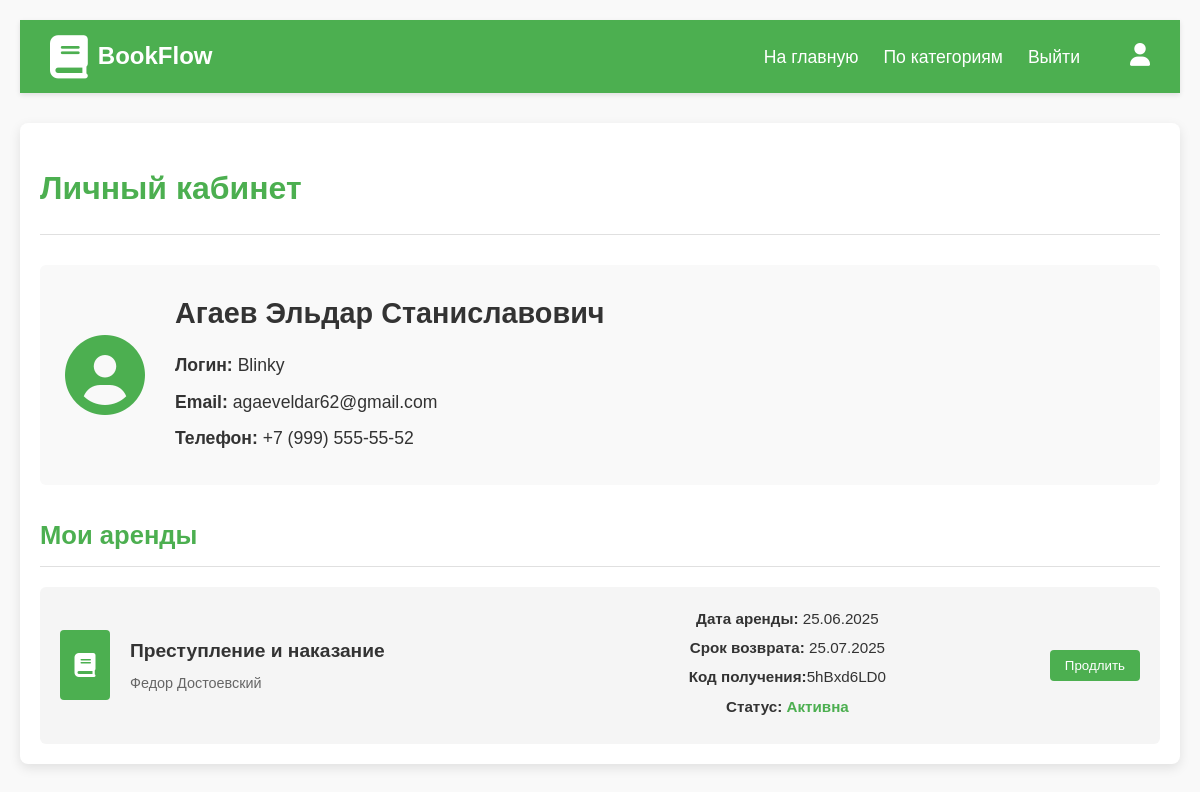
The page /profile/ (signed in) on the database its author committed.
### library/models.py (models this page shows, shortened)
class User(AbstractUser):
    middle_name = models.CharField(max_length=255, null=True)
    email = models.CharField(
        max_length=254,
        unique=True,
        validators=[EmailValidator()]
    )
    phone = models.CharField(
        max_length=20,
        unique=True,
    )

class Reservation(models.Model):
    STATUS_CHOICES = [
        ('active', 'Активна'),
        ('completed', 'Завершена'),
        ('cancelled', 'Отменена'),
    ]
    user = models.ForeignKey(User, on_delete=models.CASCADE)
    book = models.ForeignKey(Book, on_delete=models.CASCADE)
    reservation_date = models.DateTimeField(auto_now_add=True)
    expiration_date = models.DateTimeField(null=True)
    status = models.CharField(
        max_length=10,
        choices=STATUS_CHOICES,
        default='active',
    )
    reservation_code = models.CharField(max_length=20, unique=True, null=True)

class Book(models.Model):
    title = models.CharField(max_length=255)
    author = models.CharField(max_length=255)
    publication_year = models.IntegerField()
    publisher = models.CharField(max_length=255)
    available_copies = models.IntegerField()
    total_copies = models.IntegerField()
    cover = models.ImageField(upload_to="photos/%Y/%m/%d")
    describe = models.TextField(blank=True)
    class Meta:
        verbose_name = "Книги"
        ordering = ["-id"]

### library/views.py (the view)
# urls.py: path('profile/', user_pesonal, name="profile"),
def user_pesonal(request):
    local_user = request.user
    user_reservations = Reservation.objects.filter(user=local_user.pk)
    context = {
        "user": local_user,
        "rentals": user_reservations
    }
    return render(request, "library/user_profile.html", context)

### library/templates/library/user_profile.html
{% extends "library/base.html" %}
{% load static %}
{% block style %}
    <link type="text/css" href="{% static 'library/css/profile.css' %}" rel="stylesheet">
{% endblock %}
{% block content %}
<div class="profile-container">
    <div class="profile-header">
        <h1 class="profile-title">Личный кабинет</h1>
    </div>
    <div class="profile-info">
        <div class="user-card">
            <div class="user-avatar">
                <i class="fas fa-user-circle"></i>
            </div>
            <div class="user-details">
                <h2>{{ user.last_name }} {{ user.first_name }} {{ user.middle_name }}</h2>
                <p><strong>Логин:</strong> {{ user.username }}</p>
                <p><strong>Email:</strong> {{ user.email }}</p>
                <p><strong>Телефон:</strong> {{ user.phone }}</p>
            </div>
        </div>
    </div>
    <div class="rentals-section">
        <h2 class="section-title">Мои аренды</h2>
        {% if rentals.filter %}
            <div class="rentals-list">
                {% for rental in rentals %}
                <div class="rental-item">
                    <div class="rental-book">
                        <div class="book-cover-small">
                            <i class="fas fa-book"></i>
                        </div>
                        <div class="book-info">
                            <h3>{{ rental.book.title }}</h3>
                            <p class="book-author">{{ rental.book.author }}</p>
                        </div>
                    </div>
                    <div class="rental-details">
                        <p><strong>Дата аренды:</strong> {{ rental.reservation_date|date:"d.m.Y" }}</p>
                        <p><strong>Срок возврата:</strong> {{ rental.expiration_date|date:"d.m.Y" }}</p>
                        <p><strong>Код получения:</strong>5hBxd6LD0</p>
                        <p><strong>Статус:</strong>
                            <span class="status-{{ rental.status|lower }}">{{ rental.get_status_display }}</span>
                        </p>
                    </div>
                    <div class="rental-actions">
                        {% if rental.status == 'active' %}
                            <button class="btn-extend">Продлить</button>
                        {% endif %}
                    </div>
                </div>
                {% endfor %}
            </div>
        {% else %}
            <div class="no-rentals">
                <p>У вас нет активных аренд.</p>
            </div>
        {% endif %}
    </div>
</div>
{% endblock %}

### library/static/library/css/style.css (style rules this page uses)
* { margin: 0; padding: 0; box-sizing: border-box; font-family: 'Arial', sans-serif; }
body { font-family: 'Segoe UI', Tahoma, Geneva, Verdana, sans-serif; line-height: 1.6; color: #333; margin: 0 auto; padding: 20px; background-color: #f9f9f9; }

### library/static/library/css/profile.css (style rules this page uses)
.profile-container { max-width: 1200px; margin: 30px auto; padding: 20px; background-color: white; border-radius: 8px; box-shadow: 0 4px 12px rgba(0, 0, 0, 0.1); }
.profile-header { padding: 20px 0; border-bottom: 1px solid #e0e0e0; margin-bottom: 30px; }
.profile-title { color: #4CAF50; font-size: 2em; font-weight: 700; }
.user-card { display: flex; align-items: center; padding: 25px; background-color: #f9f9f9; border-radius: 6px; margin-bottom: 30px; }
.user-avatar { margin-right: 30px; }
.user-avatar i { font-size: 80px; color: #4CAF50; }
.user-details h2 { color: #333; font-size: 1.8em; margin-bottom: 15px; }
.user-details p { margin-bottom: 8px; font-size: 1.1em; }
.section-title { color: #4CAF50; font-size: 1.6em; margin-bottom: 20px; padding-bottom: 10px; border-bottom: 1px solid #e0e0e0; }
.rentals-list { display: flex; flex-direction: column; gap: 15px; }
.rental-item { display: flex; justify-content: space-between; align-items: center; padding: 20px; background-color: #f5f5f5; border-radius: 6px; transition: all 0.3s ease; }
.rental-book { display: flex; align-items: center; flex: 1; }
.book-cover-small { width: 50px; height: 70px; background-color: #4CAF50; color: white; display: flex; align-items: center; justify-content: center; margin-right: 20px; border-radius: 4px; }
.book-cover-small i { font-size: 24px; }
.book-info h3 { font-size: 1.2em; margin-bottom: 5px; color: #333; }
.book-author { color: #666; font-size: 0.9em; }
.rental-details { flex: 1; text-align: center; }
.rental-details p { margin-bottom: 5px; font-size: 0.95em; }
.status-active { color: #4CAF50; font-weight: bold; }
.rental-actions { margin-left: 20px; }
.btn-extend { background-color: #4CAF50; color: white; border: none; padding: 8px 15px; border-radius: 4px; cursor: pointer; transition: background-color 0.3s; }

### rows shown on the page
User: last_name "Агаев", first_name "Эльдар", middle_name "Станиславович", username "Blinky", email "agaeveldar62@gmail.com", phone "+7 (999) 555-55-52"
Reservation: book "Преступление и наказание", book.author "Федор Достоевский", reservation_date "25.06.2025", expiration_date "25.07.2025", status "Активна", shows "Продлить"
